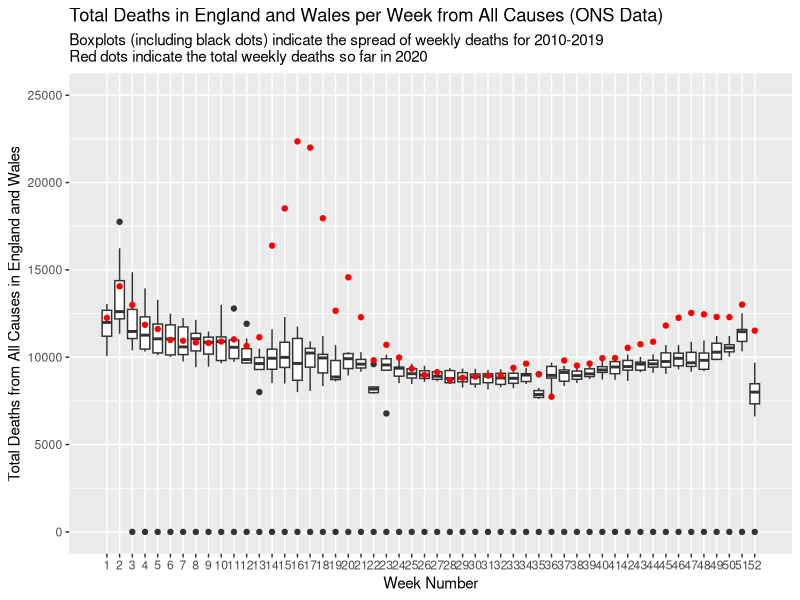
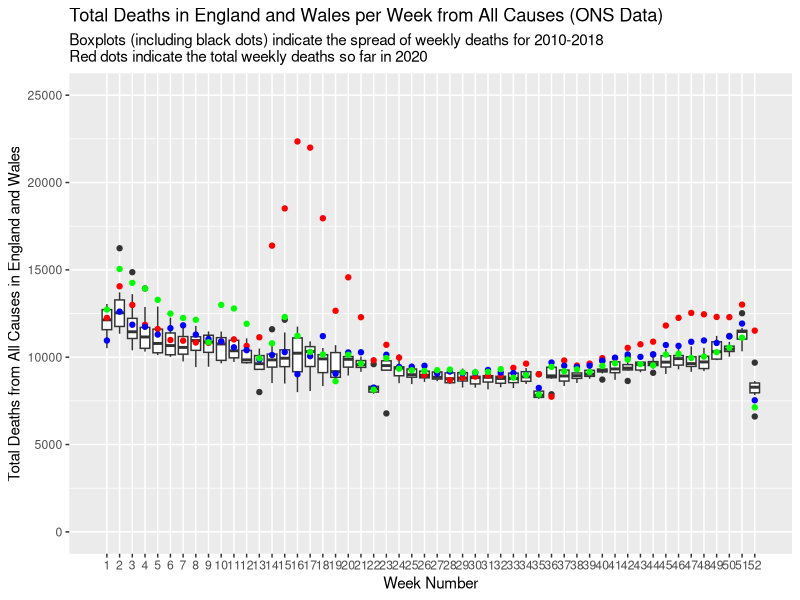
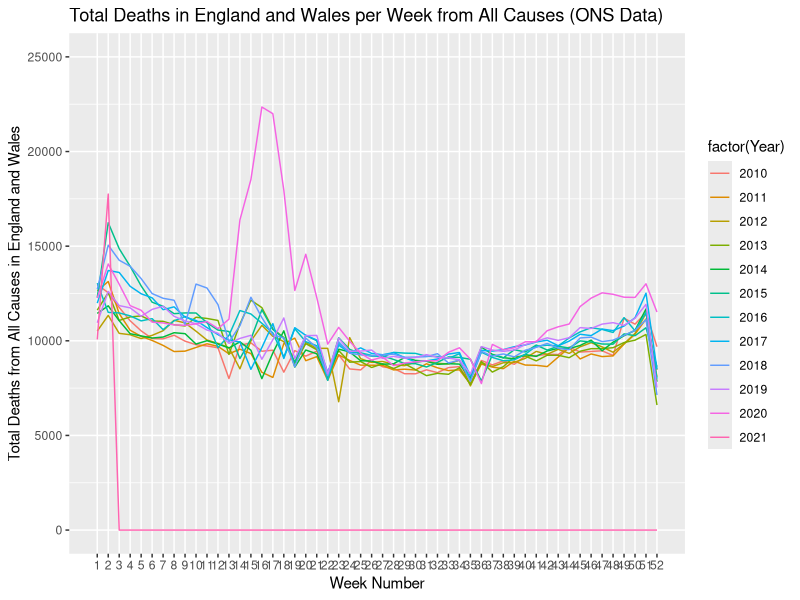
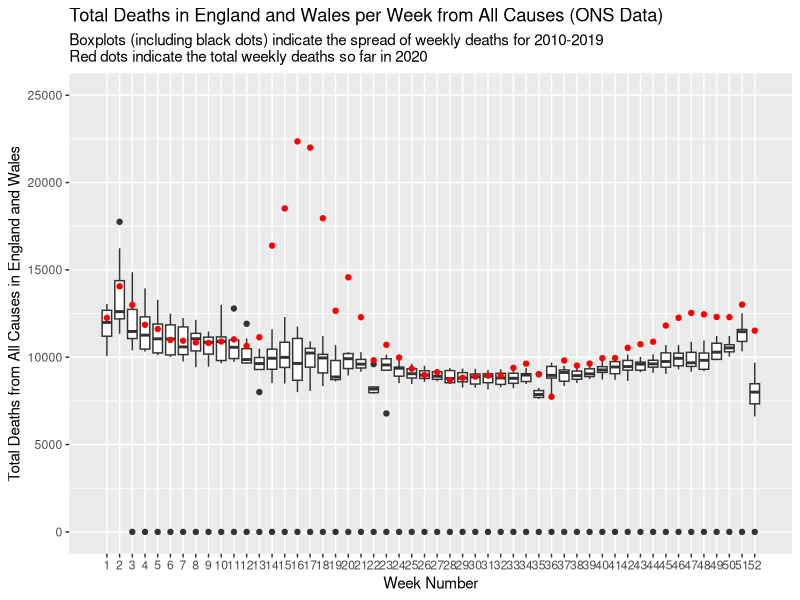

These charts were generated, in order, by the following R code:
setwd("~/UKWeeklyDeaths")
library(ggplot2)
library(tidyr)

deaths <- read.csv('weeklydeaths.csv', stringsAsFactors = FALSE, colClasses='integer')
names(deaths) <- c('Year', 1:52)  #  paste('Week', 1:52))
newdata <- gather(deaths, 'WeekNo', 'Deaths', -Year)

newdata$WeekNo <- as.integer(newdata$WeekNo)

ggplot(newdata) + geom_boxplot(data=newdata[newdata$Year != 2020,], mapping=aes(x=WeekNo, y=Deaths, group=WeekNo)) +
  geom_point(data=newdata[newdata$Year == 2020 & newdata$Deaths != 0,], mapping=aes(x=WeekNo, y=Deaths), colour='red') +
  scale_x_continuous(breaks=1:52, minor_breaks=NULL) +
  scale_y_continuous(limits=c(0, 25000)) +
  labs(title='Total Deaths in England and Wales per Week from All Causes (ONS Data)',
       subtitle='Boxplots (including black dots) indicate the spread of weekly deaths for 2010-2019\nRed dots indicate the total weekly deaths so far in 2020',
       x='Week Number', y='Total Deaths from All Causes in England and Wales')

ggsave("weeklydeaths.png")

ggplot() + geom_boxplot(data=newdata[newdata$Year < 2018,], mapping=aes(x=WeekNo, y=Deaths, group=WeekNo)) +
  geom_point(data=newdata[newdata$Year == 2020 & newdata$Deaths != 0,], mapping=aes(x=WeekNo, y=Deaths), colour='red') +
  geom_point(data=newdata[newdata$Year == 2019 & newdata$Deaths != 0,], mapping=aes(x=WeekNo, y=Deaths), colour='blue') +
  geom_point(data=newdata[newdata$Year == 2018 & newdata$Deaths != 0,], mapping=aes(x=WeekNo, y=Deaths), colour='green') +
  scale_x_continuous(breaks=1:52, minor_breaks=NULL) +
  scale_y_continuous(limits=c(0, 25000)) +
  labs(title='Total Deaths in England and Wales per Week from All Causes (ONS Data)',
       subtitle='Boxplots (including black dots) indicate the spread of weekly deaths for 2010-2018\nRed dots indicate the total weekly deaths so far in 2020',
       x='Week Number', y='Total Deaths from All Causes in England and Wales')




ggplot() +
  geom_line(data=newdata, mapping=aes(x=WeekNo, y=Deaths, colour=factor(Year))) +
  scale_x_continuous(breaks=1:52, minor_breaks=NULL) +
  scale_y_continuous(limits=c(0, 25000)) +
  labs(title='Total Deaths in England and Wales per Week from All Causes (ONS Data)',
              x='Week Number', y='Total Deaths from All Causes in England and Wales')
